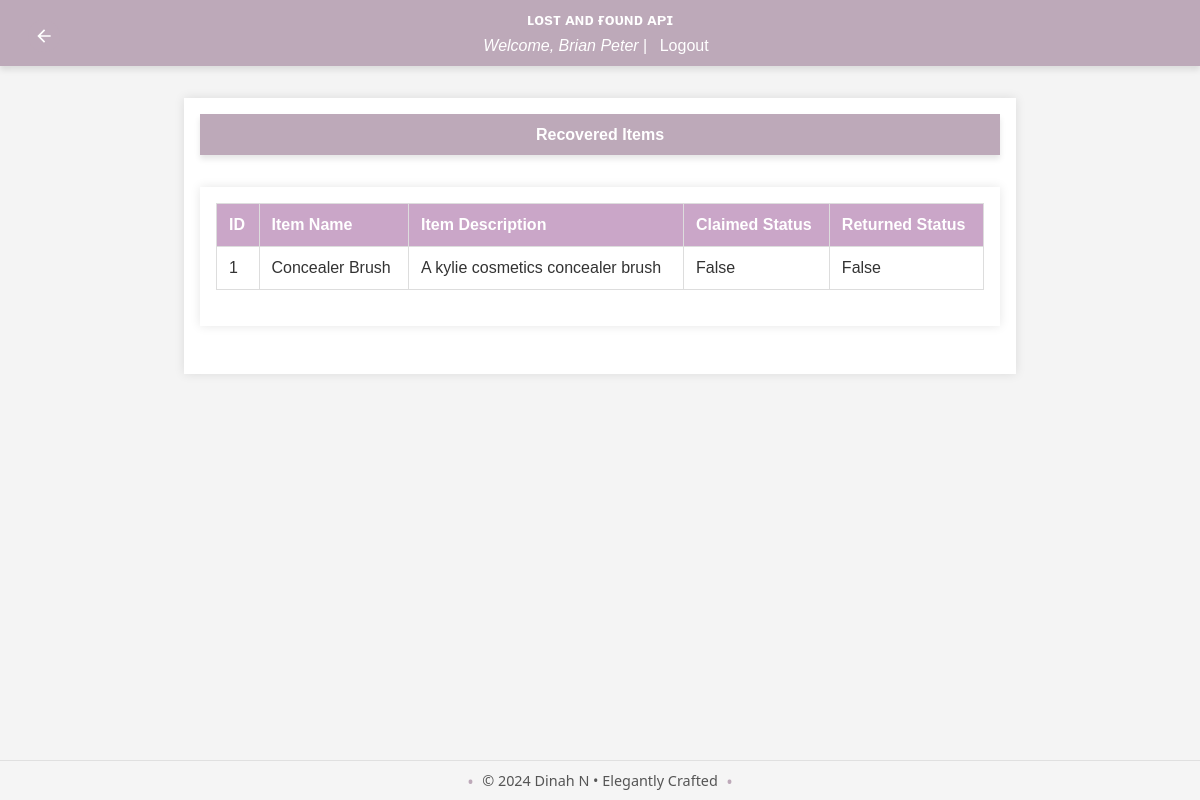
Page /admin/list_recovered_items (signed in) on the earlier database version.
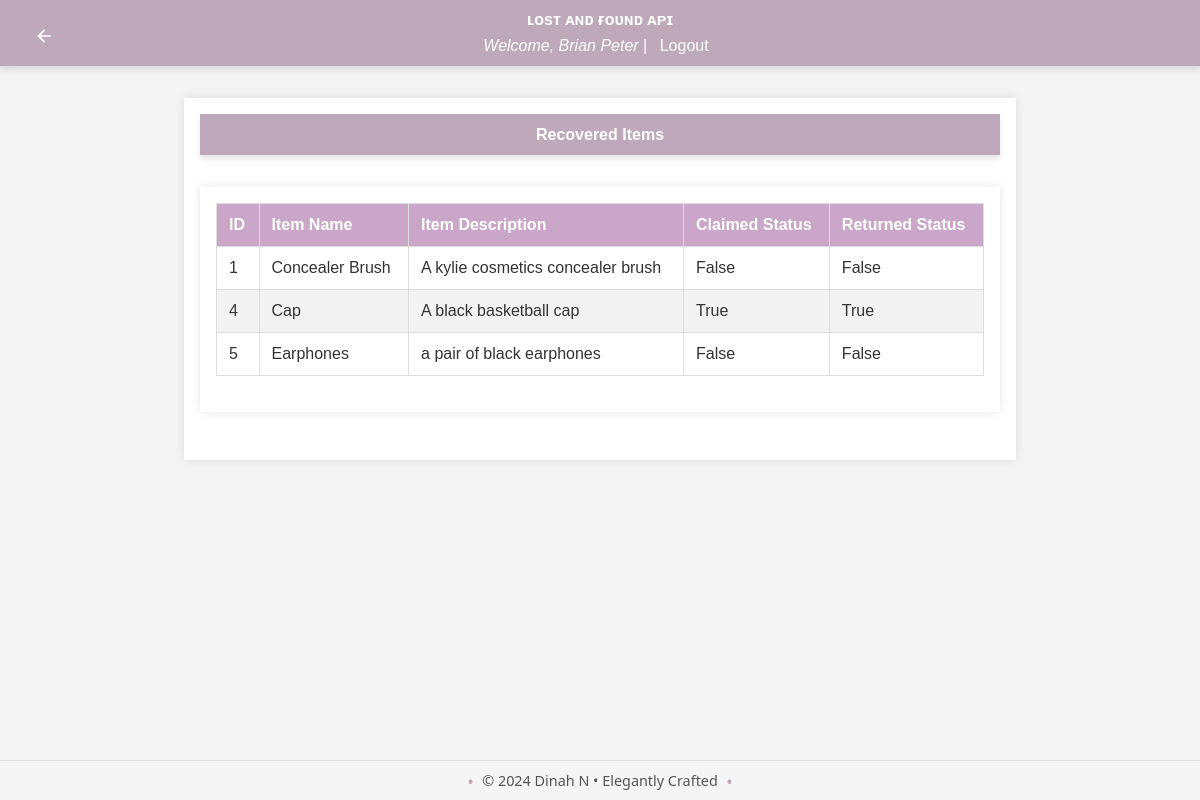
Same page on the later database version.
### app/models/item.py (models this page shows)
class Item(db.Model):
    id = db.Column(db.Integer, primary_key=True)
    name = db.Column(db.String(150), nullable=False, unique=True)
    description = db.Column(db.Text, nullable=True)
    image_url = db.Column(db.String(250), nullable=True)
    lost_reports = db.relationship('LostReport', back_populates='item', lazy=True)
    found_reports = db.relationship('FoundReport', back_populates='item', lazy=True)
    comments = db.relationship('Comment', back_populates='item')
    is_returned = db.Column(db.Boolean, default=False, nullable=False)
    is_claimed = db.Column(db.Boolean, default=False, nullable=False)
    is_recovered = db.Column(db.Boolean, default=False, nullable=False)

### app/routes/admin.py (the view)
@bp.route('/list_recovered_items', methods=['GET'])
@login_required
@admin_required
def list_recovered_items():
    try:
        recovered_items = Item.query.join(FoundReport).filter(FoundReport.item_id == Item.id).all()
        return render_template('list_recovered_items.html', items=recovered_items)
    except Exception as e:
        flash(f'Error: {str(e)}', 'error')
        return redirect(url_for('admin.dashboard'))

### app/__init__.py (called while the page is built)
def create_app():
    app = Flask(__name__)
    load_dotenv()
    app.config['SECRET_KEY'] = os.environ.get('FLASK_SECRET_KEY', secrets.token_hex(16))
    app.config.from_object('config.Config')
    app.config.from_pyfile('config.py', silent=True)
    register_extensions(app)
    register_blueprints(app)
    configure_cors(app)
    @app.before_request
    def method_override():
        if request.method == 'POST':
            method = request.form.get('_method')
            if method:
                method = method.upper()
                if method in ['PUT', 'DELETE']:
                    request.environ['REQUEST_METHOD'] = method
    return app

def register_extensions(app):
    db.init_app(app)
    migrate.init_app(app, db)
    bcrypt.init_app(app)
    login_manager.init_app(app)
    mail.init_app(app)
    @login_manager.user_loader
    def load_user(user_id):
        return user.User.query.get(int(user_id))

### app/templates/list_recovered_items.html (shortened to what this page needs)
{% extends "base.html" %}
{% block content %}
<header>
    <a href="{{ url_for('admin.dashboard') }}" class="back-button" title="Back to Dashboard">
        <svg xmlns="http://www.w3.org/2000/svg" viewBox="0 0 24 24" fill="currentColor" width="24" height="24">
            <path d="M20 11H7.83l5.59-5.59L12 4l-8 8 8 8 1.41-1.41L7.83 13H20v-2z"/>
        </svg>
    </a>
    <h1>Recovered Items</h1>
</header>
<main>
    <table>
        <thead>
            <tr>
                <th>ID</th>
                <th>Item Name</th>
                <th>Item Description</th>
                <th>Claimed Status</th>
                <th>Returned Status</th>
            </tr>
        </thead>
        <tbody>
            {% for item in items %}
            <tr>
                <td>{{ item.id }}</td>
                <td>{{ item.name }}</td>
                <td>{{ item.description }}</td>
                <td>{{ item.is_claimed }}</td>
                <td>{{ item.is_returned }}</td>
            </tr>
            {% endfor %}
        </tbody>
    </table>
</main>
{% endblock %}

Differences in the rows shown:
added Item: id "4", name "Cap", description "A black basketball cap", is_claimed "True", is_returned "True"
added Item: id "5", name "Earphones", description "a pair of black earphones", is_claimed "False", is_returned "False"
